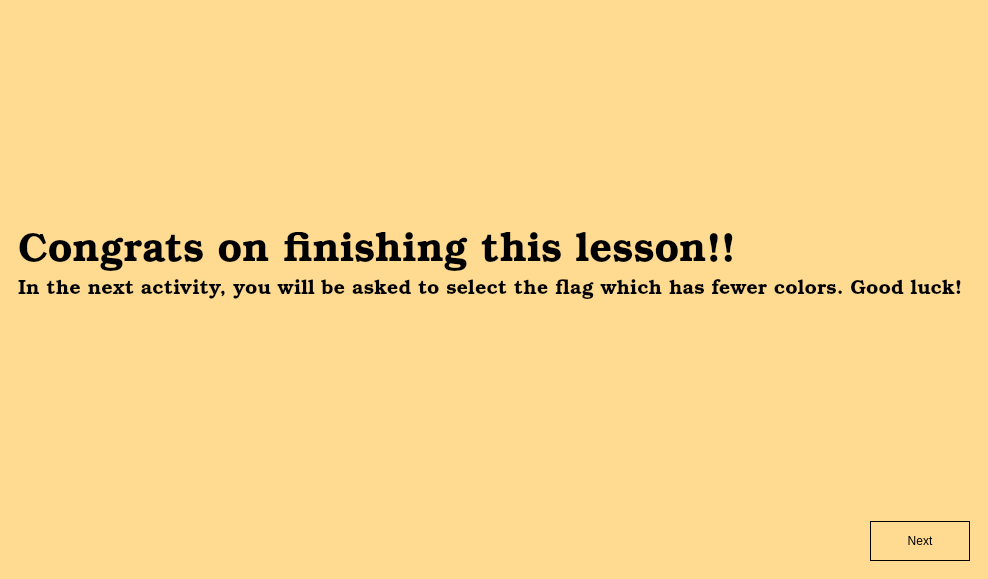
<?xml version="1.0" encoding="UTF-8"?>
<ui version="4.0">
 <class>UseBasicColorsLesson</class>
 <widget class="QStackedWidget" name="UseBasicColorsLesson">
  <property name="geometry">
   <rect>
    <x>0</x>
    <y>0</y>
    <width>988</width>
    <height>579</height>
   </rect>
  </property>
  <property name="windowTitle">
   <string>StackedWidget</string>
  </property>
  <property name="currentIndex">
   <number>2</number>
  </property>
  <widget class="QWidget" name="page">
   <property name="styleSheet">
    <string notr="true">background-color: rgb(255, 219, 146);</string>
   </property>
   <layout class="QVBoxLayout" name="verticalLayout_5">
    <item>
     <layout class="QVBoxLayout" name="verticalLayout_4">
      <item>
       <layout class="QVBoxLayout" name="verticalLayout">
        <item>
         <layout class="QHBoxLayout" name="horizontalLayout">
          <item>
           <widget class="QLabel" name="label">
            <property name="font">
             <font>
              <family>Bookman Old Style</family>
              <pointsize>30</pointsize>
              <italic>false</italic>
              <bold>false</bold>
             </font>
            </property>
            <property name="styleSheet">
             <string notr="true">font: 500 30pt &quot;Bookman Old Style&quot;;
color: rgb(0, 0, 0);</string>
            </property>
            <property name="text">
             <string>Use 2 - 3 Basic Colors</string>
            </property>
           </widget>
          </item>
          <item>
           <spacer name="horizontalSpacer">
            <property name="orientation">
             <enum>Qt::Horizontal</enum>
            </property>
            <property name="sizeHint" stdset="0">
             <size>
              <width>40</width>
              <height>20</height>
             </size>
            </property>
           </spacer>
          </item>
          <item>
           <widget class="QPushButton" name="mainMenu">
            <property name="minimumSize">
             <size>
              <width>60</width>
              <height>60</height>
             </size>
            </property>
            <property name="styleSheet">
             <string notr="true">border-image: url(:/Icons/home-menu-icon-21.jpg);</string>
            </property>
            <property name="text">
             <string/>
            </property>
           </widget>
          </item>
         </layout>
        </item>
        <item>
         <widget class="QFrame" name="verticalFrame_9">
          <property name="styleSheet">
           <string notr="true">QFrame#verticalFrame_9 {
        border: 3px dashed white;
}
</string>
          </property>
          <layout class="QVBoxLayout" name="verticalLayout_21">
           <item>
            <layout class="QVBoxLayout" name="verticalLayout_12">
             <property name="topMargin">
              <number>0</number>
             </property>
             <item>
              <widget class="QLabel" name="label_2">
               <property name="sizePolicy">
                <sizepolicy hsizetype="Preferred" vsizetype="Fixed">
                 <horstretch>0</horstretch>
                 <verstretch>0</verstretch>
                </sizepolicy>
               </property>
               <property name="maximumSize">
                <size>
                 <width>16777215</width>
                 <height>16777</height>
                </size>
               </property>
               <property name="font">
                <font>
                 <family>Bookman Old Style</family>
                 <pointsize>20</pointsize>
                 <italic>false</italic>
                 <bold>false</bold>
                </font>
               </property>
               <property name="styleSheet">
                <string notr="true">font: 300 20pt &quot;Bookman Old Style&quot;;
color: rgb(0, 0, 0);</string>
               </property>
               <property name="text">
                <string>When creating a flag, limit the number of colors on the flag to three, which contrast well and come from the standard color set. The basic flag colors are red, blue, green, black, yellow, and white. They can range from dark to light. Occasionally other colors are also used, such as purple, gray, and orange, but they are seldom needed in a good design.</string>
               </property>
               <property name="alignment">
                <set>Qt::AlignLeading|Qt::AlignLeft|Qt::AlignTop</set>
               </property>
               <property name="wordWrap">
                <bool>true</bool>
               </property>
              </widget>
             </item>
             <item>
              <widget class="QPushButton" name="speak1">
               <property name="minimumSize">
                <size>
                 <width>20</width>
                 <height>20</height>
                </size>
               </property>
               <property name="maximumSize">
                <size>
                 <width>20</width>
                 <height>20</height>
                </size>
               </property>
               <property name="styleSheet">
                <string notr="true">border-image: url(:/Icons/Speaker_Icon.svg.png);</string>
               </property>
               <property name="text">
                <string/>
               </property>
              </widget>
             </item>
            </layout>
           </item>
           <item>
            <layout class="QVBoxLayout" name="verticalLayout_7">
             <item>
              <widget class="QLabel" name="label_3">
               <property name="styleSheet">
                <string notr="true">font: 300 20pt &quot;Bookman Old Style&quot;;
text-decoration: underline;</string>
               </property>
               <property name="text">
                <string>Flags that use 2-3 basic colors</string>
               </property>
               <property name="alignment">
                <set>Qt::AlignCenter</set>
               </property>
              </widget>
             </item>
             <item>
              <layout class="QHBoxLayout" name="horizontalLayout_5">
               <item>
                <layout class="QVBoxLayout" name="verticalLayout_10">
                 <item>
                  <widget class="QLabel" name="label_11">
                   <property name="styleSheet">
                    <string notr="true">font: 300 15pt &quot;Bookman Old Style&quot;;</string>
                   </property>
                   <property name="text">
                    <string>France</string>
                   </property>
                  </widget>
                 </item>
                 <item>
                  <widget class="QLabel" name="label_10">
                   <property name="sizePolicy">
                    <sizepolicy hsizetype="Fixed" vsizetype="Fixed">
                     <horstretch>0</horstretch>
                     <verstretch>0</verstretch>
                    </sizepolicy>
                   </property>
                   <property name="maximumSize">
                    <size>
                     <width>300</width>
                     <height>200</height>
                    </size>
                   </property>
                   <property name="text">
                    <string/>
                   </property>
                   <property name="pixmap">
                    <pixmap resource="Resources.qrc">:/Flags/fr.png</pixmap>
                   </property>
                   <property name="scaledContents">
                    <bool>true</bool>
                   </property>
                  </widget>
                 </item>
                </layout>
               </item>
               <item>
                <layout class="QVBoxLayout" name="verticalLayout_8">
                 <item>
                  <widget class="QLabel" name="label_7">
                   <property name="styleSheet">
                    <string notr="true">font: 300 15pt &quot;Bookman Old Style&quot;;</string>
                   </property>
                   <property name="text">
                    <string>Bulgaria</string>
                   </property>
                  </widget>
                 </item>
                 <item>
                  <widget class="QLabel" name="label_8">
                   <property name="sizePolicy">
                    <sizepolicy hsizetype="Fixed" vsizetype="Fixed">
                     <horstretch>0</horstretch>
                     <verstretch>0</verstretch>
                    </sizepolicy>
                   </property>
                   <property name="maximumSize">
                    <size>
                     <width>300</width>
                     <height>200</height>
                    </size>
                   </property>
                   <property name="text">
                    <string/>
                   </property>
                   <property name="pixmap">
                    <pixmap resource="Resources.qrc">:/Flags/bg.png</pixmap>
                   </property>
                   <property name="scaledContents">
                    <bool>true</bool>
                   </property>
                  </widget>
                 </item>
                </layout>
               </item>
               <item>
                <layout class="QVBoxLayout" name="verticalLayout_9">
                 <item>
                  <widget class="QLabel" name="label_6">
                   <property name="styleSheet">
                    <string notr="true">font: 300 15pt &quot;Bookman Old Style&quot;;</string>
                   </property>
                   <property name="text">
                    <string>Ukraine</string>
                   </property>
                  </widget>
                 </item>
                 <item>
                  <widget class="QLabel" name="label_9">
                   <property name="sizePolicy">
                    <sizepolicy hsizetype="Fixed" vsizetype="Fixed">
                     <horstretch>0</horstretch>
                     <verstretch>0</verstretch>
                    </sizepolicy>
                   </property>
                   <property name="maximumSize">
                    <size>
                     <width>300</width>
                     <height>200</height>
                    </size>
                   </property>
                   <property name="text">
                    <string/>
                   </property>
                   <property name="pixmap">
                    <pixmap resource="Resources.qrc">:/Flags/ua.png</pixmap>
                   </property>
                   <property name="scaledContents">
                    <bool>true</bool>
                   </property>
                  </widget>
                 </item>
                </layout>
               </item>
              </layout>
             </item>
            </layout>
           </item>
          </layout>
         </widget>
        </item>
        <item>
         <layout class="QHBoxLayout" name="horizontalLayout_4">
          <item>
           <spacer name="horizontalSpacer_4">
            <property name="orientation">
             <enum>Qt::Horizontal</enum>
            </property>
            <property name="sizeHint" stdset="0">
             <size>
              <width>40</width>
              <height>20</height>
             </size>
            </property>
           </spacer>
          </item>
          <item>
           <widget class="QPushButton" name="nextButton">
            <property name="minimumSize">
             <size>
              <width>100</width>
              <height>40</height>
             </size>
            </property>
            <property name="styleSheet">
             <string notr="true">font: 300 14pt &quot;Bookman Old Style&quot;;
background-color: transparent;
border: 1px solid black;</string>
            </property>
            <property name="text">
             <string>Next</string>
            </property>
           </widget>
          </item>
         </layout>
        </item>
       </layout>
      </item>
     </layout>
    </item>
   </layout>
  </widget>
  <widget class="QWidget" name="page_2">
   <property name="styleSheet">
    <string notr="true">background-color: rgb(255, 219, 146);</string>
   </property>
   <layout class="QVBoxLayout" name="verticalLayout_6">
    <item>
     <layout class="QVBoxLayout" name="verticalLayout_3">
      <item>
       <layout class="QVBoxLayout" name="verticalLayout_2">
        <item>
         <layout class="QHBoxLayout" name="horizontalLayout_2">
          <item>
           <widget class="QLabel" name="label_4">
            <property name="font">
             <font>
              <family>Bookman Old Style</family>
              <pointsize>30</pointsize>
              <italic>false</italic>
              <bold>false</bold>
             </font>
            </property>
            <property name="styleSheet">
             <string notr="true">font: 500 30pt &quot;Bookman Old Style&quot;;
color: rgb(0, 0, 0);</string>
            </property>
            <property name="text">
             <string>Use 2-3 Basic Colors</string>
            </property>
           </widget>
          </item>
          <item>
           <spacer name="horizontalSpacer_2">
            <property name="orientation">
             <enum>Qt::Horizontal</enum>
            </property>
            <property name="sizeHint" stdset="0">
             <size>
              <width>40</width>
              <height>20</height>
             </size>
            </property>
           </spacer>
          </item>
          <item>
           <widget class="QPushButton" name="mainMenu_2">
            <property name="minimumSize">
             <size>
              <width>60</width>
              <height>60</height>
             </size>
            </property>
            <property name="styleSheet">
             <string notr="true">border-image: url(:/Icons/home-menu-icon-21.jpg);</string>
            </property>
            <property name="text">
             <string/>
            </property>
           </widget>
          </item>
         </layout>
        </item>
        <item>
         <widget class="QFrame" name="verticalFrame">
          <property name="styleSheet">
           <string notr="true">QFrame#verticalFrame {
        border: 3px dashed white;
}
</string>
          </property>
          <layout class="QVBoxLayout" name="verticalLayout_34">
           <item>
            <layout class="QVBoxLayout" name="verticalLayout_13">
             <property name="topMargin">
              <number>0</number>
             </property>
             <item>
              <widget class="QLabel" name="label_5">
               <property name="styleSheet">
                <string notr="true">font: 300 20pt &quot;Bookman Old Style&quot;;
color: rgb(0, 0, 0);</string>
               </property>
               <property name="text">
                <string>Separate dark colors with light colors, and light colors with dark colors, to help them create an effective contrast. A good flag should also reproduce well in “grayscale,” that is, in black and white shades. More than four colors are hard to distinguish and make the flag unnecessarily complicated and expensive. Flag fabric comes in a relatively limited number of colors—another reason to stick to the basics.</string>
               </property>
               <property name="alignment">
                <set>Qt::AlignLeading|Qt::AlignLeft|Qt::AlignTop</set>
               </property>
               <property name="wordWrap">
                <bool>true</bool>
               </property>
              </widget>
             </item>
             <item>
              <widget class="QPushButton" name="speak2">
               <property name="minimumSize">
                <size>
                 <width>20</width>
                 <height>20</height>
                </size>
               </property>
               <property name="maximumSize">
                <size>
                 <width>20</width>
                 <height>20</height>
                </size>
               </property>
               <property name="styleSheet">
                <string notr="true">border-image: url(:/Icons/Speaker_Icon.svg.png);</string>
               </property>
               <property name="text">
                <string/>
               </property>
              </widget>
             </item>
            </layout>
           </item>
           <item>
            <layout class="QVBoxLayout" name="verticalLayout_11">
             <item>
              <widget class="QLabel" name="label_12">
               <property name="styleSheet">
                <string notr="true">font: 300 20pt &quot;Bookman Old Style&quot;;
text-decoration: underline;</string>
               </property>
               <property name="text">
                <string>Flags that use 2-3 basic colors</string>
               </property>
               <property name="alignment">
                <set>Qt::AlignCenter</set>
               </property>
              </widget>
             </item>
             <item>
              <layout class="QHBoxLayout" name="horizontalLayout_6">
               <item>
                <layout class="QVBoxLayout" name="verticalLayout_16">
                 <property name="sizeConstraint">
                  <enum>QLayout::SetNoConstraint</enum>
                 </property>
                 <item>
                  <widget class="QLabel" name="label_14">
                   <property name="styleSheet">
                    <string notr="true">font: 300 15pt &quot;Bookman Old Style&quot;;</string>
                   </property>
                   <property name="text">
                    <string>Germany</string>
                   </property>
                  </widget>
                 </item>
                 <item>
                  <widget class="QLabel" name="label_13">
                   <property name="sizePolicy">
                    <sizepolicy hsizetype="Fixed" vsizetype="Fixed">
                     <horstretch>0</horstretch>
                     <verstretch>0</verstretch>
                    </sizepolicy>
                   </property>
                   <property name="minimumSize">
                    <size>
                     <width>300</width>
                     <height>180</height>
                    </size>
                   </property>
                   <property name="maximumSize">
                    <size>
                     <width>300</width>
                     <height>180</height>
                    </size>
                   </property>
                   <property name="text">
                    <string/>
                   </property>
                   <property name="pixmap">
                    <pixmap resource="Resources.qrc">:/Flags/de.png</pixmap>
                   </property>
                   <property name="scaledContents">
                    <bool>true</bool>
                   </property>
                  </widget>
                 </item>
                </layout>
               </item>
               <item>
                <layout class="QVBoxLayout" name="verticalLayout_18">
                 <item>
                  <widget class="QLabel" name="label_16">
                   <property name="styleSheet">
                    <string notr="true">font: 300 15pt &quot;Bookman Old Style&quot;;</string>
                   </property>
                   <property name="text">
                    <string>Denmark</string>
                   </property>
                  </widget>
                 </item>
                 <item>
                  <widget class="QLabel" name="label_15">
                   <property name="sizePolicy">
                    <sizepolicy hsizetype="Fixed" vsizetype="Fixed">
                     <horstretch>0</horstretch>
                     <verstretch>0</verstretch>
                    </sizepolicy>
                   </property>
                   <property name="minimumSize">
                    <size>
                     <width>300</width>
                     <height>180</height>
                    </size>
                   </property>
                   <property name="maximumSize">
                    <size>
                     <width>300</width>
                     <height>180</height>
                    </size>
                   </property>
                   <property name="text">
                    <string/>
                   </property>
                   <property name="pixmap">
                    <pixmap resource="Resources.qrc">:/Flags/dk.png</pixmap>
                   </property>
                   <property name="scaledContents">
                    <bool>true</bool>
                   </property>
                  </widget>
                 </item>
                </layout>
               </item>
               <item>
                <layout class="QVBoxLayout" name="verticalLayout_17">
                 <item>
                  <widget class="QLabel" name="label_18">
                   <property name="styleSheet">
                    <string notr="true">font: 300 15pt &quot;Bookman Old Style&quot;;</string>
                   </property>
                   <property name="text">
                    <string>Trinidad and Tobago</string>
                   </property>
                  </widget>
                 </item>
                 <item>
                  <widget class="QLabel" name="label_17">
                   <property name="sizePolicy">
                    <sizepolicy hsizetype="Fixed" vsizetype="Fixed">
                     <horstretch>0</horstretch>
                     <verstretch>0</verstretch>
                    </sizepolicy>
                   </property>
                   <property name="minimumSize">
                    <size>
                     <width>300</width>
                     <height>180</height>
                    </size>
                   </property>
                   <property name="maximumSize">
                    <size>
                     <width>300</width>
                     <height>180</height>
                    </size>
                   </property>
                   <property name="text">
                    <string/>
                   </property>
                   <property name="pixmap">
                    <pixmap resource="Resources.qrc">:/Flags/tt.png</pixmap>
                   </property>
                   <property name="scaledContents">
                    <bool>true</bool>
                   </property>
                  </widget>
                 </item>
                </layout>
               </item>
              </layout>
             </item>
            </layout>
           </item>
          </layout>
         </widget>
        </item>
       </layout>
      </item>
      <item>
       <layout class="QHBoxLayout" name="horizontalLayout_3">
        <item>
         <widget class="QPushButton" name="backButton">
          <property name="minimumSize">
           <size>
            <width>100</width>
            <height>40</height>
           </size>
          </property>
          <property name="styleSheet">
           <string notr="true">font: 300 14pt &quot;Bookman Old Style&quot;;
background-color: transparent;
border: 1px solid black;</string>
          </property>
          <property name="text">
           <string>Back</string>
          </property>
         </widget>
        </item>
        <item>
         <spacer name="horizontalSpacer_3">
          <property name="orientation">
           <enum>Qt::Horizontal</enum>
          </property>
          <property name="sizeHint" stdset="0">
           <size>
            <width>40</width>
            <height>20</height>
           </size>
          </property>
         </spacer>
        </item>
        <item>
         <widget class="QPushButton" name="nextButton_2">
          <property name="minimumSize">
           <size>
            <width>100</width>
            <height>40</height>
           </size>
          </property>
          <property name="styleSheet">
           <string notr="true">font: 300 14pt &quot;Bookman Old Style&quot;;
background-color: transparent;
border: 1px solid black;</string>
          </property>
          <property name="text">
           <string>Next</string>
          </property>
         </widget>
        </item>
       </layout>
      </item>
     </layout>
    </item>
   </layout>
  </widget>
  <widget class="QWidget" name="page_3">
   <property name="styleSheet">
    <string notr="true">background-color: rgb(255, 219, 146);</string>
   </property>
   <layout class="QVBoxLayout" name="verticalLayout_7">
    <item>
     <widget class="QFrame" name="verticalFrame">
      <property name="styleSheet">
       <string notr="true">QFrame#verticalFrame {
    border: 4px dashed white;
}</string>
      </property>
      <layout class="QVBoxLayout" name="verticalLayout">
       <item>
        <spacer name="verticalSpacer_3">
         <property name="orientation">
          <enum>Qt::Vertical</enum>
         </property>
         <property name="sizeHint" stdset="0">
          <size>
           <width>20</width>
           <height>293</height>
          </size>
         </property>
        </spacer>
       </item>
       <item>
        <widget class="QLabel" name="label">
         <property name="font">
          <font>
           <family>Bookman Old Style</family>
           <pointsize>30</pointsize>
          </font>
         </property>
         <property name="text">
          <string>Congrats on finishing this lesson!!</string>
         </property>
        </widget>
       </item>
       <item>
        <widget class="QLabel" name="label_2">
         <property name="font">
          <font>
           <family>Bookman Old Style</family>
           <pointsize>15</pointsize>
          </font>
         </property>
         <property name="text">
          <string>In the next activity, you will be asked to select the flag which has fewer colors. Good luck!</string>
         </property>
        </widget>
       </item>
       <item>
        <spacer name="verticalSpacer_4">
         <property name="orientation">
          <enum>Qt::Vertical</enum>
         </property>
         <property name="sizeHint" stdset="0">
          <size>
           <width>20</width>
           <height>293</height>
          </size>
         </property>
        </spacer>
       </item>
       <item>
        <widget class="QPushButton" name="nextButton_3">
         <property name="minimumSize">
          <size>
           <width>100</width>
           <height>40</height>
          </size>
         </property>
         <property name="maximumSize">
          <size>
           <width>100</width>
           <height>16777215</height>
          </size>
         </property>
         <property name="layoutDirection">
          <enum>Qt::RightToLeft</enum>
         </property>
         <property name="styleSheet">
          <string notr="true">font: 300 14pt &quot;Bookman Old Style&quot;;
background-color: transparent;
border: 1px solid black;</string>
         </property>
         <property name="text">
          <string>Next</string>
         </property>
        </widget>
       </item>
      </layout>
     </widget>
    </item>
   </layout>
  </widget>
 </widget>
 <resources>
  <include location="Resources.qrc"/>
 </resources>
 <connections/>
</ui>
